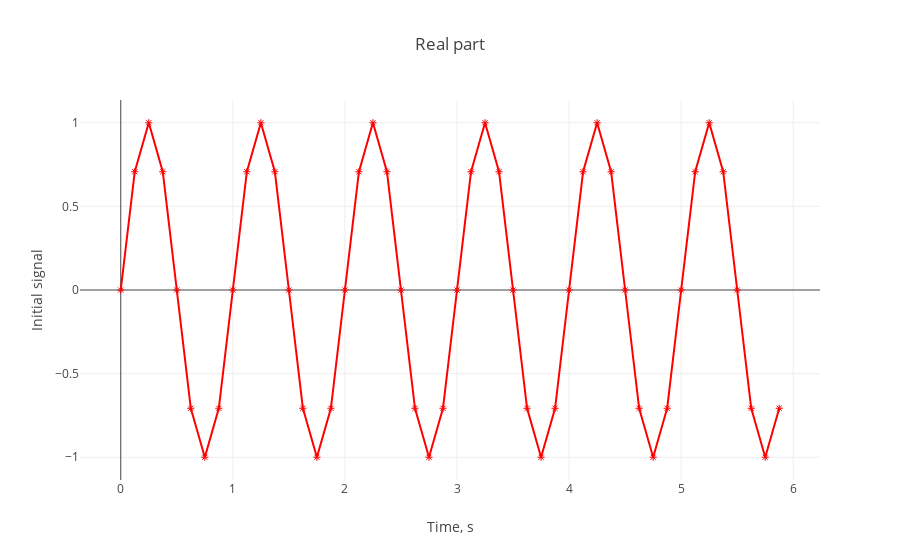

Notebook cell for this chart:
### Code cell
data = [
    go.Scatter(
        x = t,
        y = np.real(y),
        mode = 'markers+lines',
        marker = dict(color='red', symbol=135)
    )
]
layout = go.Layout(
    title = 'Real part',
    xaxis=dict(title='Time, s'),
    yaxis=dict(title='Initial signal')
    )
fig = go.Figure(data=data, layout=layout)
iplot(fig)

### Figure 1 — Plotly figure (JSON) as saved in the notebook; plotly's stock layout.template omitted (floating-point values rounded to 4 significant figures)
{"data": [{"marker": {"color": "red", "symbol": 135}, "mode": "markers+lines", "type": "scatter", "uid": "4f79466c-9102-47a9-943f-c16075da4aae", "x": [0, 0.125, 0.25, 0.375, 0.5, 0.625, 0.75, 0.875, 1, 1.125, 1.25, 1.375, 1.5, 1.625, 1.75, 1.875, 2, 2.125, 2.25, 2.375, 2.5, 2.625, 2.75, 2.875, 3, 3.125, 3.25, 3.375, 3.5, 3.625, 3.75, 3.875, 4, 4.125, 4.25, 4.375, 4.5, 4.625, 4.75, 4.875, 5, 5.125, 5.25, 5.375, 5.5, 5.625, 5.75, 5.875], "y": [0, 0.7071, 1, 0.7071, 1.225e-16, -0.7071, -1, -0.7071, -2.449e-16, 0.7071, 1, 0.7071, 3.674e-16, -0.7071, -1, -0.7071, -4.899e-16, 0.7071, 1, 0.7071, 6.123e-16, -0.7071, -1, -0.7071, -7.348e-16, 0.7071, 1, 0.7071, 8.573e-16, -0.7071, -1, -0.7071, -9.797e-16, 0.7071, 1, 0.7071, 1.102e-15, -0.7071, -1, -0.7071, -1.225e-15, 0.7071, 1, 0.7071, 4.9e-15, -0.7071, -1, -0.7071]}], "layout": {"title": {"text": "Real part"}, "xaxis": {"title": {"text": "Time, s"}}, "yaxis": {"title": {"text": "Initial signal"}}}}
